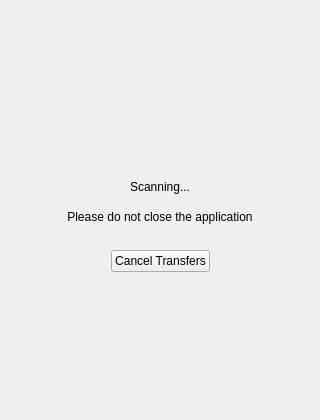
<?xml version="1.0" encoding="UTF-8"?>
<ui version="4.0">
 <class>ScanningWidget</class>
 <widget class="QWidget" name="ScanningWidget">
  <property name="geometry">
   <rect>
    <x>0</x>
    <y>0</y>
    <width>320</width>
    <height>420</height>
   </rect>
  </property>
  <property name="windowTitle">
   <string notr="true"/>
  </property>
  <layout class="QVBoxLayout" name="verticalLayout">
   <item>
    <spacer name="verticalSpacer_10">
     <property name="orientation">
      <enum>Qt::Vertical</enum>
     </property>
     <property name="sizeHint" stdset="0">
      <size>
       <width>20</width>
       <height>107</height>
      </size>
     </property>
    </spacer>
   </item>
   <item>
    <layout class="QHBoxLayout" name="horizontalLayout">
     <item>
      <spacer name="horizontalSpacer_18">
       <property name="orientation">
        <enum>Qt::Horizontal</enum>
       </property>
       <property name="sizeHint" stdset="0">
        <size>
         <width>40</width>
         <height>20</height>
        </size>
       </property>
      </spacer>
     </item>
     <item>
      <widget class="QLabel" name="lAnimation">
       <property name="text">
        <string/>
       </property>
      </widget>
     </item>
     <item>
      <spacer name="horizontalSpacer_17">
       <property name="orientation">
        <enum>Qt::Horizontal</enum>
       </property>
       <property name="sizeHint" stdset="0">
        <size>
         <width>40</width>
         <height>20</height>
        </size>
       </property>
      </spacer>
     </item>
    </layout>
   </item>
   <item>
    <spacer name="verticalSpacer_9">
     <property name="orientation">
      <enum>Qt::Vertical</enum>
     </property>
     <property name="sizeType">
      <enum>QSizePolicy::Fixed</enum>
     </property>
     <property name="sizeHint" stdset="0">
      <size>
       <width>20</width>
       <height>5</height>
      </size>
     </property>
    </spacer>
   </item>
   <item>
    <widget class="QLabel" name="lScanning">
     <property name="text">
      <string>Scanning...</string>
     </property>
     <property name="alignment">
      <set>Qt::AlignCenter</set>
     </property>
    </widget>
   </item>
   <item>
    <spacer name="verticalSpacer">
     <property name="orientation">
      <enum>Qt::Vertical</enum>
     </property>
     <property name="sizeType">
      <enum>QSizePolicy::Fixed</enum>
     </property>
     <property name="sizeHint" stdset="0">
      <size>
       <width>20</width>
       <height>10</height>
      </size>
     </property>
    </spacer>
   </item>
   <item>
    <widget class="QLabel" name="lExplanation">
     <property name="text">
      <string>Please do not close the application</string>
     </property>
     <property name="alignment">
      <set>Qt::AlignCenter</set>
     </property>
    </widget>
   </item>
   <item>
    <spacer name="verticalSpacer_2">
     <property name="orientation">
      <enum>Qt::Vertical</enum>
     </property>
     <property name="sizeType">
      <enum>QSizePolicy::Fixed</enum>
     </property>
     <property name="sizeHint" stdset="0">
      <size>
       <width>20</width>
       <height>20</height>
      </size>
     </property>
    </spacer>
   </item>
   <item>
    <layout class="QHBoxLayout" name="horizontalLayout_2">
     <item>
      <spacer name="horizontalSpacer_19">
       <property name="orientation">
        <enum>Qt::Horizontal</enum>
       </property>
       <property name="sizeHint" stdset="0">
        <size>
         <width>40</width>
         <height>20</height>
        </size>
       </property>
      </spacer>
     </item>
     <item>
      <widget class="QPushButton" name="pBlockingStageCancel">
       <property name="cursor">
        <cursorShape>PointingHandCursor</cursorShape>
       </property>
       <property name="text">
        <string>Cancel Transfers</string>
       </property>
      </widget>
     </item>
     <item>
      <spacer name="horizontalSpacer_20">
       <property name="orientation">
        <enum>Qt::Horizontal</enum>
       </property>
       <property name="sizeHint" stdset="0">
        <size>
         <width>40</width>
         <height>20</height>
        </size>
       </property>
      </spacer>
     </item>
    </layout>
   </item>
   <item>
    <spacer name="verticalSpacer_8">
     <property name="orientation">
      <enum>Qt::Vertical</enum>
     </property>
     <property name="sizeHint" stdset="0">
      <size>
       <width>20</width>
       <height>107</height>
      </size>
     </property>
    </spacer>
   </item>
  </layout>
 </widget>
 <resources/>
 <connections/>
</ui>
